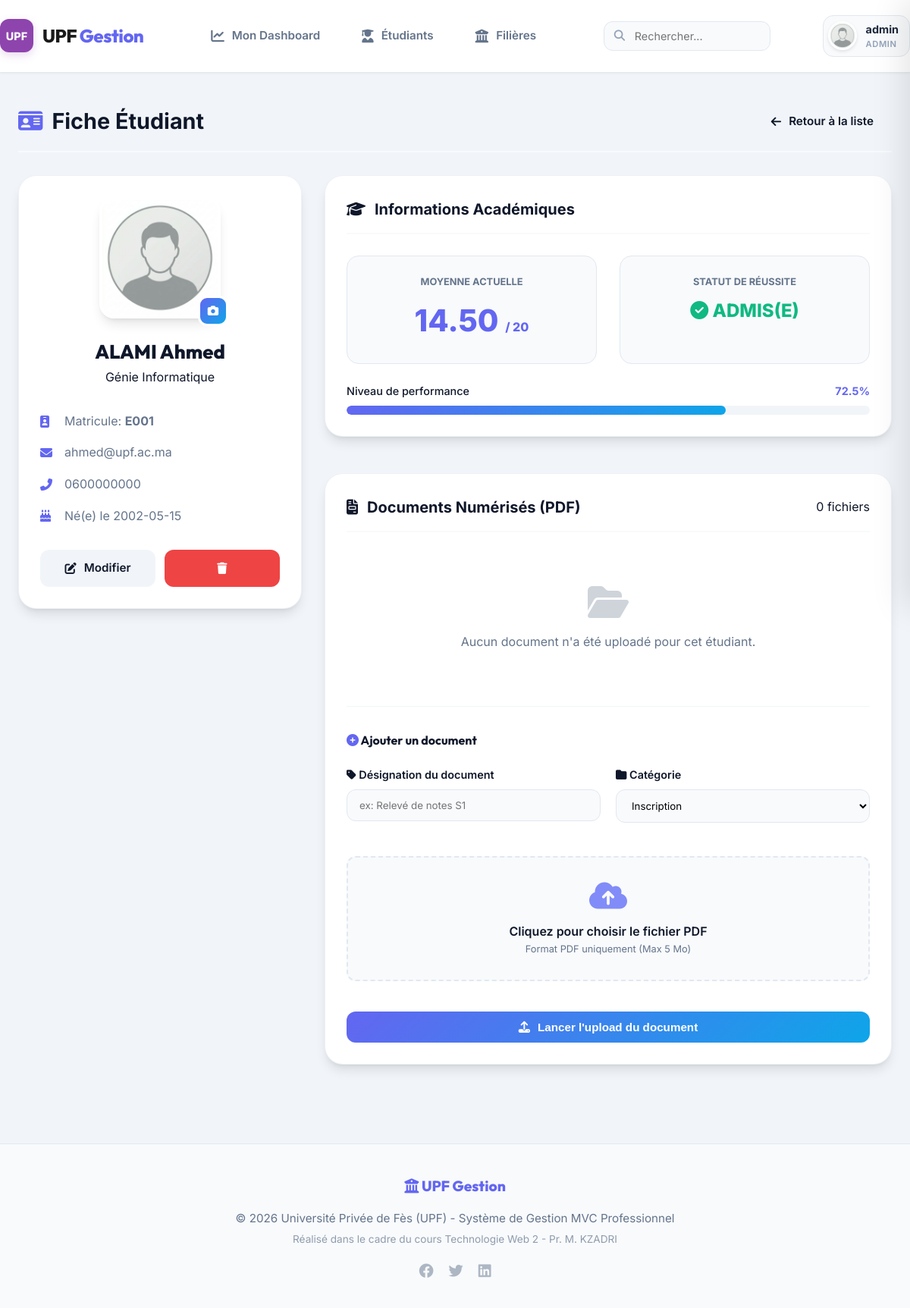
Page /index.php?ctrl=etudiant&action=detail&code=E001 (signed in) on the committed database.
### tables this page shows
CREATE TABLE IF NOT EXISTS etudiants (
    CodeE VARCHAR(10) PRIMARY KEY,
    Nom VARCHAR(50) NOT NULL,
    Prenom VARCHAR(50) NOT NULL,
    CodeF VARCHAR(10),
    Note DECIMAL(4,2),
    DateN DATE,
    Email VARCHAR(100),
    Telephone VARCHAR(20),
    Photo VARCHAR(255),
    FOREIGN KEY (CodeF) REFERENCES filieres(CodeF) ON DELETE SET NULL
);

CREATE TABLE IF NOT EXISTS filieres (
    CodeF VARCHAR(10) PRIMARY KEY,
    IntituleF VARCHAR(100) NOT NULL,
    Responsable VARCHAR(100),
    NbPlaces INT DEFAULT 30
);

### models/Database.php (called while the page is built, shortened)
<?php
class Database {
    private static $instance = null;
    private $pdo;
    private function __construct() {
        try {
            $dsn = "mysql:host=" . DB_HOST . ";dbname=" . DB_NAME . ";charset=utf8mb4";
            $this->pdo = new PDO($dsn, DB_USER, DB_PASS);
            $this->pdo->setAttribute(PDO::ATTR_ERRMODE, PDO::ERRMODE_EXCEPTION);
            $this->pdo->setAttribute(PDO::ATTR_DEFAULT_FETCH_MODE, PDO::FETCH_ASSOC);
        } catch (PDOException $e) {
            die("Erreur de connexion : " . $e->getMessage());
        }
    }
    public static function getInstance(): self {
        if (self::$instance === null) {
            self::$instance = new self();
        }
        return self::$instance;
    }
    public function getPDO(): PDO {
        return $this->pdo;
    }
}

### controllers/EtudiantController.php (called while the page is built, shortened)
<?php
require_once 'models/EtudiantModel.php';
require_once 'models/DocumentModel.php';
class EtudiantController {
    private $etudiantModel;
    private $documentModel;
    public function __construct() {
        $this->etudiantModel = new EtudiantModel();
        $this->documentModel = new DocumentModel();
    }
    public function detail() {
        $code = $_GET['code'];
        $etudiant = $this->etudiantModel->findByCode($code);
        $documents = $this->documentModel->findByEtudiant($code);
        require_once 'views/layout/header.php';
        require_once 'views/admin/etudiants/detail.php';
        require_once 'views/layout/footer.php';
    }
}

### models/EtudiantModel.php (called while the page is built, shortened)
<?php
class EtudiantModel {
    private $pdo;
    public function __construct() {
        $this->pdo = Database::getInstance()->getPDO();
    }
    public function findByCode($code) {
        $stmt = $this->pdo->prepare("SELECT e.*, f.IntituleF FROM etudiants e LEFT JOIN filieres f ON e.CodeF = f.CodeF WHERE e.CodeE = ?");
        $stmt->execute([$code]);
        return $stmt->fetch() ?: null;
    }
}

### models/DocumentModel.php (called while the page is built, shortened)
<?php
class DocumentModel {
    private $pdo;
    public function __construct() {
        $this->pdo = Database::getInstance()->getPDO();
    }
    public function findByEtudiant($code, $search = '') {
        $query = "SELECT * FROM documents WHERE etudiant_id = ?";
        $params = [$code];
        $query .= " ORDER BY date_upload DESC";
        $stmt = $this->pdo->prepare($query);
        $stmt->execute($params);
        return $stmt->fetchAll();
    }
}

### views/admin/etudiants/detail.php (the view, shortened to what this page needs)
<div class="card-header" style="margin-bottom: 30px;">
    <div class="card-title" style="font-size: 1.8rem;">
        <i class="fas fa-id-card" style="color: var(--primary);"></i> Fiche Étudiant
    </div>
    <a href="index.php?ctrl=etudiant&action=liste" class="btn btn-light"><i class="fas fa-arrow-left"></i> Retour à la liste</a>
</div>
<div style="display: grid; grid-template-columns: 1fr 2fr; gap: 30px;">
    <div class="card" style="text-align: center; height: fit-content;">
        <div style="position: relative; width: 160px; height: 160px; margin: 0 auto 24px;">
            <img src="<?php echo $etudiant['Photo'] ?? 'assets/default_user.png'; ?>" style="width: 100%; height: 100%; border-radius: 20px; object-fit: cover; border: 4px solid white; box-shadow: var(--shadow);">
            <div style="position: absolute; bottom: -10px; right: -10px; width: 40px; height: 40px; background: var(--gradient); border-radius: 12px; display: flex; align-items: center; justify-content: center; color: white; border: 3px solid white;">
                <i class="fas fa-camera" style="font-size: 0.9rem;"></i>
            </div>
        </div>
        <h2 style="font-size: 1.6rem; font-weight: 800;"><?php echo htmlspecialchars($etudiant['Nom'] . ' ' . $etudiant['Prenom']); ?></h2>
        <span class="badge badge-primary"><?php echo htmlspecialchars($etudiant['IntituleF']); ?></span>
        <div style="margin-top: 32px; text-align: left; display: flex; flex-direction: column; gap: 16px;">
            <div style="display: flex; align-items: center; gap: 12px; color: var(--gray);">
                <i class="fas fa-id-badge" style="width: 20px; color: var(--primary);"></i>
                <span>Matricule: <strong><?php echo htmlspecialchars($etudiant['CodeE']); ?></strong></span>
            </div>
            <div style="display: flex; align-items: center; gap: 12px; color: var(--gray);">
                <i class="fas fa-envelope" style="width: 20px; color: var(--primary);"></i>
                <span><?php echo htmlspecialchars($etudiant['Email'] ?: 'Non renseigné'); ?></span>
            </div>
            <div style="display: flex; align-items: center; gap: 12px; color: var(--gray);">
                <i class="fas fa-phone-alt" style="width: 20px; color: var(--primary);"></i>
                <span><?php echo htmlspecialchars($etudiant['Telephone'] ?: 'Non renseigné'); ?></span>
            </div>
            <div style="display: flex; align-items: center; gap: 12px; color: var(--gray);">
                <i class="fas fa-birthday-cake" style="width: 20px; color: var(--primary);"></i>
                <span>Né(e) le <?php echo htmlspecialchars($etudiant['DateN'] ?: '--'); ?></span>
            </div>
        </div>
        <div style="margin-top: 32px; display: grid; grid-template-columns: 1fr 1fr; gap: 12px;">
            <a href="index.php?ctrl=etudiant&action=modifier&code=<?= $etudiant['CodeE'] ?>" class="btn btn-light" style="width: 100%; justify-content: center;"><i class="fas fa-edit"></i> Modifier</a>
            <a href="index.php?ctrl=etudiant&action=supprimer&code=<?= $etudiant['CodeE'] ?>" class="btn btn-danger" style="width: 100%; justify-content: center;" onclick="return confirm('Supprimer ?')"><i class="fas fa-trash"></i></a>
        </div>
    </div>
    <div style="display: flex; flex-direction: column; gap: 24px;">
        <div class="card">
            <div class="card-header">
                <div class="card-title"><i class="fas fa-graduation-cap"></i> Informations Académiques</div>
            </div>
            <div style="display: grid; grid-template-columns: 1fr 1fr; gap: 30px;">
                <div style="background: #f8fafc; padding: 24px; border-radius: 16px; text-align: center; border: 1px solid #e2e8f0;">
                    <div style="font-size: 0.8rem; font-weight: 700; color: var(--gray); text-transform: uppercase; margin-bottom: 8px;">Moyenne Actuelle</div>
                    <div style="font-size: 2.5rem; font-weight: 800; color: var(--primary);"><?php echo number_format($etudiant['Note'] ?? 0, 2); ?> <small style="font-size: 1rem;">/ 20</small></div>
                </div>
                <div style="background: #f8fafc; padding: 24px; border-radius: 16px; text-align: center; border: 1px solid #e2e8f0;">
                    <div style="font-size: 0.8rem; font-weight: 700; color: var(--gray); text-transform: uppercase; margin-bottom: 8px;">Statut de réussite</div>
                    <?php
                        $isPass = ($etudiant['Note'] >= 10);
                        $color = $isPass ? 'var(--success)' : 'var(--danger)';
                    ?>
                    <div style="font-size: 1.5rem; font-weight: 800; color: <?= $color ?>; margin-top: 5px;">
                        <i class="fas <?= $isPass ? 'fa-check-circle' : 'fa-times-circle' ?>"></i>
                        <?= $isPass ? 'ADMIS(E)' : 'AJOURNÉ(E)' ?>
                    </div>
                </div>
            </div>
            <div style="margin-top: 24px;">
                <div class="progress-header">
                    <span>Niveau de performance</span>
                    <strong style="color: var(--primary);"><?= ($etudiant['Note'] / 20) * 100 ?>%</strong>
                </div>
                <div class="progress-track" style="height: 12px;">
                    <div class="progress-bar" style="width: <?= ($etudiant['Note'] / 20) * 100 ?>%;"></div>
                </div>
            </div>
        </div>
        <div class="card">
            <div class="card-header">
                <div class="card-title"><i class="fas fa-file-invoice"></i> Documents Numérisés (PDF)</div>
                <span class="badge badge-primary"><?= count($documents) ?> fichiers</span>
            </div>
            <?php if (empty($documents)): ?>
                <div style="text-align: center; padding: 40px 0; color: var(--gray);">
                    <i class="fas fa-folder-open" style="font-size: 3rem; margin-bottom: 16px; opacity: 0.3;"></i>
                    <p>Aucun document n'a été uploadé pour cet étudiant.</p>
                </div>
            <?php endif; ?>
            <div style="margin-top: 32px; padding-top: 32px; border-top: 1px solid #f1f5f9;">
                <h4 style="margin-bottom: 20px; font-weight: 700;"><i class="fas fa-plus-circle" style="color: var(--primary);"></i> Ajouter un document</h4>
                <form action="index.php?ctrl=etudiant&action=uploadDocument" method="POST" enctype="multipart/form-data" class="upload-form">
                    <div style="display: grid; grid-template-columns: 1fr 1fr; gap: 20px; margin-bottom: 20px;">
                        <div class="form-group">
                            <label><i class="fas fa-tag"></i> Désignation du document</label>
                            <input type="text" name="nom_doc" required placeholder="ex: Relevé de notes S1">
                        </div>
                        <div class="form-group">
                            <label><i class="fas fa-folder"></i> Catégorie</label>
                            <select name="type_doc">
                                <option value="Inscription">Inscription</option>
                            </select>
                        </div>
                    </div>
                    <div class="upload-zone" onclick="document.getElementById('doc_file').click()">
                        <i class="fas fa-cloud-upload-alt"></i>
                        <p style="font-weight: 600; color: var(--dark);">Cliquez pour choisir le fichier PDF</p>
                        <p style="font-size: 0.8rem; color: var(--gray);">Format PDF uniquement (Max 5 Mo)</p>
                    </div>
                    <button type="submit" class="btn btn-primary" style="width: 100%; margin-top: 20px; justify-content: center;">
                        <i class="fas fa-upload"></i> Lancer l'upload du document
                    </button>
                </form>
            </div>
        </div>
    </div>
</div>

### index.php (shortened to what this page needs)
<?php
require_once 'models/Database.php';
$ctrl = $_GET['ctrl'] ?? 'auth';
$action = $_GET['action'] ?? 'login';
$controllerPath = 'controllers/' . ucfirst($ctrl) . 'Controller.php';
if (file_exists($controllerPath)) {
    $controllerName = ucfirst($ctrl) . 'Controller';
    if (class_exists($controllerName)) {
        $controleur = new $controllerName();
        if (method_exists($controleur, $action)) {
            $controleur->$action();
        } else {
            header("Location: index.php?ctrl=auth&action=login&erreur=action_introuvable");
            exit();
        }
    } else {
        header("Location: index.php?ctrl=auth&action=login&erreur=ctrl_introuvable");
        exit();
    }
} else {
    header("Location: index.php?ctrl=auth&action=login&erreur=ctrl_introuvable");
    exit();
}

### views/layout/header.php (shortened to what this page needs)
<!DOCTYPE html>
<html lang="fr">
<head>
    <link rel="stylesheet" href="assets/style.css">
    <link rel="stylesheet" href="https://cdnjs.cloudflare.com/ajax/libs/font-awesome/6.4.0/css/all.min.css">
</head>
<body>
    <header>
        <nav class="container nav-row">
            <a href="index.php" class="logo-wrapper">
                <div class="logo-icon">UPF</div>
                <div class="logo-text">UPF <span>Gestion</span></div>
            </a>
            <ul class="main-nav">
                <?php if (isset($_SESSION['role'])): ?>
                    <?php if ($_SESSION['role'] === 'admin'): ?>
                        <li><a href="index.php?ctrl=etudiant&action=dashboard" class="<?= ($_GET['action'] == 'dashboard') ? 'active' : '' ?>"><i class="fas fa-chart-line"></i> Mon Dashboard</a></li>
                        <li><a href="index.php?ctrl=etudiant&action=liste" class="<?= ($_GET['action'] == 'liste' || $_GET['action'] == 'ajouter') ? 'active' : '' ?>"><i class="fas fa-user-graduate"></i> Étudiants</a></li>
                        <li><a href="index.php?ctrl=filiere&action=liste" class="<?= ($_GET['ctrl'] == 'filiere') ? 'active' : '' ?>"><i class="fas fa-university"></i> Filières</a></li>
                    <?php endif; ?>
                <?php endif; ?>
            </ul>
            <form action="index.php" method="GET" class="nav-search-form">
                <div class="search-input-wrapper">
                    <i class="fas fa-search"></i>
                    <input type="text" name="recherche" placeholder="Rechercher...">
                </div>
            </form>
            <?php if (isset($_SESSION['login'])): ?>
                <div class="user-wide-badge" id="openSidebar">
                    <div class="user-avatar-circle">
                        <?php
                            $profilePhoto = 'assets/default_user.png';
                        ?>
                        <img src="<?= $profilePhoto ?>" alt="Avatar">
                    </div>
                    <div class="user-info-text">
                        <strong><?= htmlspecialchars($_SESSION['login']) ?></strong>
                        <span><?= strtoupper($_SESSION['role']) ?></span>
                    </div>
                </div>
            <?php endif; ?>
        </nav>
    </header>
    <?php if (isset($_GET['action']) && $_GET['action'] === 'dashboard'): ?>
    <?php else: ?>
        <main class="container" style="padding-top: 40px;">
    <?php endif; ?>

### views/layout/footer.php
    <?php if (!(isset($_GET['action']) && $_GET['action'] === 'dashboard')): ?>
        </main>
    <?php endif; ?>
    <footer style="margin-top: 80px; text-align: center; padding: 40px 0; background: #f8fafc; border-top: 1px solid #e2e8f0; color: var(--gray);">
        <div class="container">
            <div style="font-family: 'Outfit', sans-serif; font-weight: 800; color: var(--primary); margin-bottom: 15px; font-size: 1.2rem;">
                <i class="fas fa-university"></i> UPF Gestion
            </div>
            <p style="font-size: 0.95rem;">&copy; <?php echo date('Y'); ?> Université Privée de Fès (UPF) - Système de Gestion MVC Professionnel</p>
            <p style="margin-top: 5px; font-size: 0.85rem; opacity: 0.7;">Réalisé dans le cadre du cours Technologie Web 2 - Pr. M. KZADRI</p>
            <div style="margin-top: 20px; display: flex; justify-content: center; gap: 20px; font-size: 1.2rem;">
                <i class="fab fa-facebook" style="opacity: 0.5;"></i>
                <i class="fab fa-twitter" style="opacity: 0.5;"></i>
                <i class="fab fa-linkedin" style="opacity: 0.5;"></i>
            </div>
        </div>
    </footer>
</body>
</html>

### rows in the picture
etudiants: Nom+Prenom "ALAMI Ahmed", CodeF.IntituleF "Génie Informatique", CodeE "E001", Email "ahmed@upf.ac.ma", Telephone "0600000000", DateN "2002-05-15", Note "14.50", ($etudiant['Note']/20)*100 "72.5"

### other values in the picture
$_SESSION['login'] "admin"
$_SESSION['role'] "ADMIN"
count($documents) "0"
